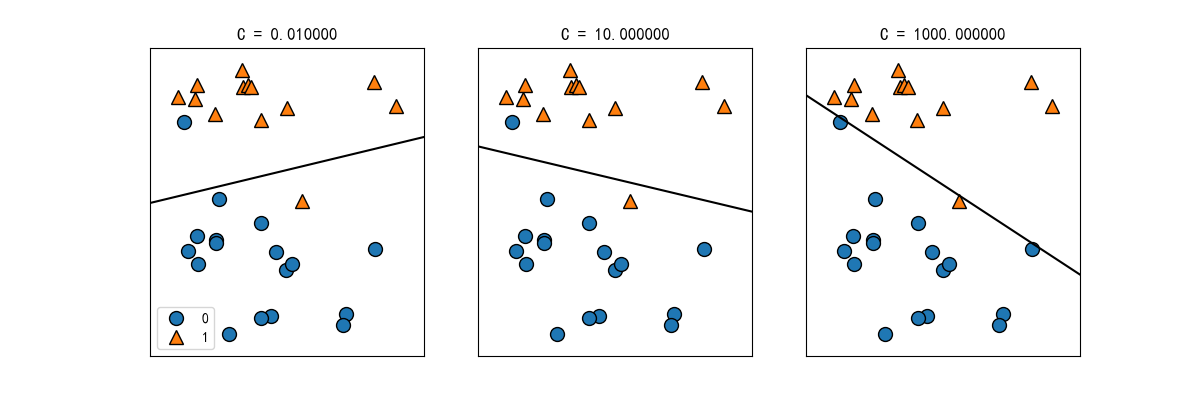

The script that saved this image:
from mglearn.plot_linear_svc_regularization import plot_linear_svc_regularization

from myImport import *

if __name__ == '__main__':
    plot_linear_svc_regularization()
    plt.savefig("plot_linear_svc_regularization.png")# w[0]: 0.393906  b: -0.031804
    plt.show()
